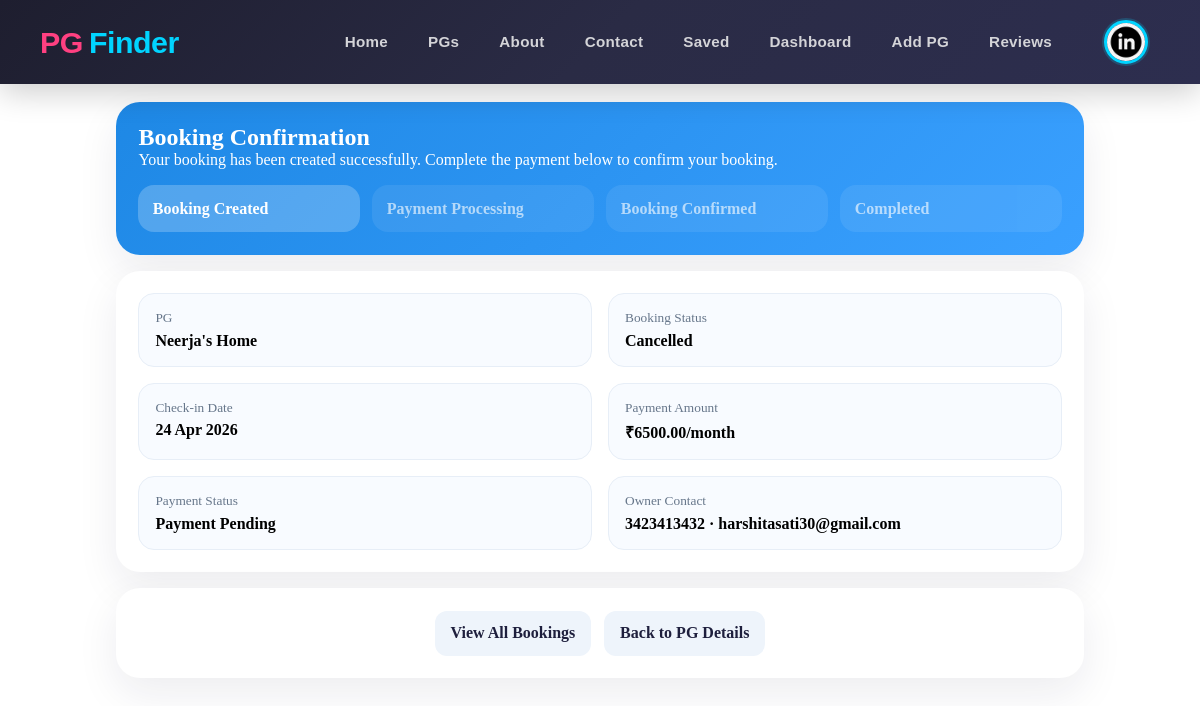
Page /pgs/booking-confirmation/22/ (signed in) on the committed database.
### users/models.py (models this page shows, shortened)
class MyUser(AbstractBaseUser):
    email = models.EmailField(
        verbose_name="Email Address",
        max_length=255,
        unique=True,
    )
    username = models.CharField(max_length=50,unique=True)
    first_name = models.CharField(max_length=50)
    last_name = models.CharField(max_length=50)
    gender = models.CharField(max_length=30,blank=True,null=True, choices=[
        ('male','Male'),
        ('female','Female'),
    ])
    date_of_birth = models.DateField(blank=True, null=True)
    phone =  models.CharField(max_length=15,unique=True )
    profile_image = models.ImageField(upload_to='profile_images/', blank=True, null=True)
    is_owner = models.BooleanField(default=False)
    aadhar_card = models.CharField(max_length=20, unique=True, blank=True, null=True)
    address = models.TextField(blank=True, null=True)
    city = models.CharField(max_length=100, blank=True, null=True)
    state = models.CharField(max_length=100, blank=True, null=True)
    pin_code = models.CharField(max_length=10, blank=True, null=True)
    date_joined = models.DateTimeField(auto_now_add=True,blank=True)
    last_login = models.DateTimeField(auto_now_add=True)
    is_admin = models.BooleanField(default=False)
    is_staff = models.BooleanField(default=False)
    is_active = models.BooleanField(default=False)
    is_superadmin = models.BooleanField(default=False)
    objects = MyUserManager()
    USERNAME_FIELD = "email"
    REQUIRED_FIELDS = ["username","first_name", "last_name", "date_of_birth"]

### pgs/models.py (models this page shows, shortened)
class Booking(models.Model):
    STATUS_CHOICES = [
        ("pending", "Pending Payment"),
        ("pending_payment_review", "Pending Payment Review"),
        ("confirmed", "Confirmed"),
        ("cancelled", "Cancelled"),
        ("completed", "Completed"),
    ]
    tenant = models.ForeignKey(Users, on_delete=models.CASCADE, related_name="bookings")
    pg = models.ForeignKey(PgListing, on_delete=models.CASCADE, related_name="bookings")
    booking_date = models.DateTimeField(auto_now_add=True)
    check_in_date = models.DateField()
    check_out_date = models.DateField(blank=True, null=True)
    amount = models.DecimalField(max_digits=10, decimal_places=2)
    status = models.CharField(max_length=30, choices=STATUS_CHOICES, default="pending")
    qr_code = models.ImageField(upload_to="qr_codes/", blank=True, null=True)
    phonepe_upi = models.CharField(max_length=100, blank=True, null=True)
    payment_id = models.CharField(max_length=100, blank=True, null=True)
    payment_reference = models.CharField(max_length=100, blank=True)
    payment_screenshot = models.ImageField(upload_to="payment_screenshots/", blank=True, null=True)
    payment_confirmed_date = models.DateTimeField(blank=True, null=True)
    reviewed_by = models.ForeignKey(
        Users,
        on_delete=models.SET_NULL,
        blank=True,
        null=True,
        related_name="reviewed_bookings",
    )
    review_notes = models.TextField(blank=True)
    created_at = models.DateTimeField(auto_now_add=True)
    updated_at = models.DateTimeField(auto_now=True)
    class Meta:
        ordering = ["-booking_date"]

class PgListing(models.Model):
    TYPE_CHOICES = [
        ("boys", "Boys"),
        ("girls", "Girls"),
        ("coed", "Coed"),
        ("family", "Family"),
    ]
    SHARING_CHOICES = [
        ("single", "Single"),
        ("double", "Double"),
        ("triple", "Triple"),
        ("quad", "Quad"),
    ]
    FURNISHING_CHOICES = [
        ("fully_furnished", "Fully Furnished"),
        ("semi_furnished", "Semi Furnished"),
        ("unfurnished", "Unfurnished"),
    ]
    owner = models.ForeignKey(Users, on_delete=models.CASCADE, related_name="pg_listings")
    title = models.CharField(max_length=100)
    slug = models.SlugField(max_length=200, unique=True)
    description = models.TextField()
    address = models.CharField(max_length=255)
    city = models.CharField(max_length=100)
    state = models.CharField(max_length=100)
    pin_code = models.CharField(max_length=10)
    latitude = models.DecimalField(max_digits=9, decimal_places=6, null=True, blank=True, help_text="Latitude coordinate")
    longitude = models.DecimalField(max_digits=9, decimal_places=6, null=True, blank=True, help_text="Longitude coordinate")
    price_per_month = models.DecimalField(max_digits=10, decimal_places=2)
    security_deposit = models.DecimalField(max_digits=10, decimal_places=2, default=0)
    available_from = models.DateField()
    is_available = models.BooleanField(default=True)
    type_of_pg = models.CharField(max_length=20, blank=True, null=True, choices=TYPE_CHOICES)
    amenities = models.TextField(help_text="Comma-separated list of amenities", blank=True, null=True)
    preferred_tenants = models.CharField(
        max_length=255,
        blank=True,
        help_text="Comma-separated preferred tenant types",
    )
    furnishing_status = models.CharField(
        max_length=30,
        choices=FURNISHING_CHOICES,
        default="fully_furnished",
    )
    food_available = models.BooleanField(default=False)
    parking_available = models.BooleanField(default=False)
    wifi_available = models.BooleanField(default=False)
    rules_or_restrictions = models.TextField(blank=True)
    sharing_type = models.CharField(max_length=20, choices=SHARING_CHOICES)
    created_at = models.DateTimeField(auto_now_add=True)
    updated_at = models.DateTimeField(auto_now=True)
    class Meta:
        ordering = ["-created_at"]

class Payment(models.Model):
    PAYMENT_STATUS_CHOICES = [
        ("pending", "Payment Pending"),
        ("pending_verification", "Pending Verification"),
        ("completed", "Payment Completed"),
        ("failed", "Payment Failed"),
        ("cancelled", "Cancelled"),
    ]
    PAYMENT_METHOD_CHOICES = [
        ("upi", "UPI"),
        ("card", "Card"),
        ("other", "Other"),
    ]
    booking = models.OneToOneField(Booking, on_delete=models.CASCADE, related_name="payment")
    amount = models.DecimalField(max_digits=10, decimal_places=2)
    transaction_id = models.CharField(max_length=100, blank=True, null=True)
    razorpay_order_id = models.CharField(max_length=100, blank=True, null=True)
    razorpay_payment_id = models.CharField(max_length=100, blank=True, null=True)
    razorpay_signature = models.CharField(max_length=500, blank=True, null=True)
    payment_status = models.CharField(
        max_length=20,
        choices=PAYMENT_STATUS_CHOICES,
        default="pending"
    )
    payment_method = models.CharField(
        max_length=20,
        choices=PAYMENT_METHOD_CHOICES,
        default="upi"
    )
    error_message = models.TextField(blank=True, null=True)
    created_at = models.DateTimeField(auto_now_add=True)
    updated_at = models.DateTimeField(auto_now=True)
    completed_at = models.DateTimeField(blank=True, null=True)
    class Meta:
        ordering = ["-created_at"]

### pgs/views.py (the view)
# urls.py: path("booking-confirmation/<int:booking_id>/", views.booking_confirmation, name="booking_confirmation"),
@login_required(login_url="user_login")
def booking_confirmation(request, booking_id):
    booking = get_object_or_404(Booking.objects.select_related("pg", "tenant"), id=booking_id, tenant=request.user)
    timeline = [
        {"key": "pending", "label": "Booking Created"},
        {"key": "pending_payment_review", "label": "Payment Processing"},
        {"key": "confirmed", "label": "Booking Confirmed"},
        {"key": "completed", "label": "Completed"},
    ]
    current_index = next(
        (index for index, item in enumerate(timeline) if item["key"] == booking.status),
        0,
    )
    for index, item in enumerate(timeline):
        item["done"] = index <= current_index
    context = {
        "booking": booking,
        "pg": booking.pg,
        "timeline": timeline,
    }
    return render(request, "pgs/booking_confirmation.html", context)

### templates/pgs/booking_confirmation.html (shortened to what this page needs)
{% extends "base.html" %}
{% block content %}
<section class="booking-shell">
  <div class="hero">
    <h1>Booking Confirmation</h1>
    <p>Your booking has been created successfully. Complete the payment below to confirm your booking.</p>
    <div class="timeline">
      {% for step in timeline %}
        <div class="timeline-step {% if step.done %}done{% endif %}">
          <strong>{{ step.label }}</strong>
        </div>
      {% endfor %}
    </div>
  </div>
  <div class="panel detail-grid">
    <div class="tile">
      <small>PG</small>
      <strong>{{ booking.pg.title }}</strong>
    </div>
    <div class="tile">
      <small>Booking Status</small>
      <strong>{{ booking.get_status_display }}</strong>
    </div>
    <div class="tile">
      <small>Check-in Date</small>
      <strong>{{ booking.check_in_date|date:"d M Y" }}</strong>
    </div>
    <div class="tile">
      <small>Payment Amount</small>
      <strong>₹{{ booking.amount }}/month</strong>
    </div>
    {% if booking.payment %}
      <div class="tile">
        <small>Payment Status</small>
        <strong>{{ booking.payment.get_payment_status_display }}</strong>
      </div>
    {% endif %}
    <div class="tile">
      <small>Owner Contact</small>
      <strong>{{ booking.pg.owner.phone }} · {{ booking.pg.owner.email }}</strong>
    </div>
  </div>
  <div class="panel cta-row" style="justify-content:center;">
    <a class="secondary" href="{% url 'my_bookings_list' %}">View All Bookings</a>
    <a class="secondary" href="{% url 'pg_detail' booking.pg.slug %}">Back to PG Details</a>
  </div>
</section>
{% endblock %}

### templates/includes/nav.html (shortened to what this page needs)
{% load static %}
<nav class="navbar">
  <a class="logo" href="{% url 'home' %}">
    <div class="logo"> <span>PG</span>Finder</div>
  </a>
  <ul class="nav-links">
    {% if user.is_authenticated %}
      <li><a href="{% url 'home'%}">Home</a></li>
      <li><a href="{% url 'pgs' %}">PGs</a></li>
      <li><a href="{% url 'about' %}">About</a></li>
      <li><a href="{% url 'contact' %}">Contact</a></li>
      <li><a href="{% url 'saved_pg_list' %}">Saved</a></li>
      {% if user.is_owner or user.is_staff %}
        <li><a href="{% url 'owner_dashboard' %}">Dashboard</a></li>
          <li><a href="{% url 'pg_register' %}">Add PG</a></li>
        <li><a href="{% url 'owner_booking_reviews' %}">Reviews</a></li>
      {% endif %}
      <li class="user-profile">
        <div class="profile-container" id="profileToggle">
          {% if user.profile_image %}
            <img src="{{ user.profile_image.url }}" alt="Profile" class="profile-img">
          {% else %}
            <img src="{% static 'images/user.png' %}" alt="Profile" class="profile-img">
          {% endif %}
        </div>
      </li>
    {% else %}
      <li><a href="{% url 'about' %}">About</a></li>
      <li><a href="{%url 'user_login'%}">Login</a></li>
      <li><a href="{%url 'signup'%}">Signup</a></li>
    {% endif %}
  </ul>
</nav>

### static/css/nav.css (style rules this page uses)
* { margin: 0; padding: 0; box-sizing: border-box; }
html { margin: 0; padding: 0; }
body { margin: 0; padding: 0; padding-top: 70px; }
.navbar { background: linear-gradient(135deg, #1e1e2f 0%, #2a2b45 50%, #2d2e4f 100%); color: white; display: flex; justify-content: space-between; align-items: center; padding: 12px 40px; font-family: 'Poppins', sans-serif; position: fixed; top: 0; left: 0; right: 0; width: 100%; z-index: 1000; box-shadow: 0 8px 32px rgba(0, 0, 0, 0.2); backdrop-filter: blur(10px); min-height: 70px; }
.logo { font-size: 1.9rem; font-weight: 800; color: #00d4ff; text-decoration: none; display: flex; align-items: center; gap: 6px; transition: all 0.3s ease; letter-spacing: -0.5px; }
.logo span { color: #ff4081; font-weight: 800; }
.nav-links { list-style: none; display: flex; gap: 40px; align-items: center; }
.nav-links a { text-decoration: none; color: #d4d4d8; font-size: 0.95rem; font-weight: 600; transition: all 0.3s ease; position: relative; letter-spacing: 0.3px; }
.nav-links a::after { content: ''; position: absolute; bottom: -8px; left: 0; width: 0; height: 3px; background: linear-gradient(135deg, #00d4ff, #0099cc); transition: width 0.3s ease; border-radius: 3px; }
.user-profile { list-style: none; margin-left: auto; position: relative; }
.profile-container { display: flex; flex-direction: column; align-items: center; gap: 6px; cursor: pointer; transition: all 0.3s ease; padding: 8px 12px; border-radius: 12px; }
.profile-img { width: 44px; height: 44px; border-radius: 50%; object-fit: cover; border: 3px solid #00d4ff; transition: all 0.3s ease; box-shadow: 0 0 0 2px rgba(0, 212, 255, 0.2); }

### templates/base.html (style rules this page uses)
html, body { max-width: 100vw !important; overflow-x: hidden !important; }

### templates/pgs/booking_confirmation.html (style rules this page uses)
.booking-shell { max-width: 1000px; margin: 2rem auto; padding: 0 1rem 3rem; }
.hero, .panel { background: white; border-radius: 24px; box-shadow: 0 16px 42px rgba(30,31,61,0.08); padding: 1.4rem; margin-bottom: 1rem; }
.hero { background: linear-gradient(135deg, #1e88e5 0%, #3aa0ff 100%); color: white; }
.timeline { display:grid; grid-template-columns: repeat(4, minmax(0,1fr)); gap:.8rem; margin-top:1rem; }
.timeline-step { background: rgba(255,255,255,.12); border-radius: 16px; padding: .9rem; opacity: .65; }
.timeline-step.done { opacity: 1; background: rgba(255,255,255,.22); }
.detail-grid { display:grid; grid-template-columns: repeat(2, minmax(0, 1fr)); gap:1rem; }
.tile { background:#f8fbff; border:1px solid #e7eef7; border-radius:16px; padding:1rem; }
.tile small { display:block; color:#66768a; margin-bottom:.35rem; }
.cta-row { display:flex; flex-wrap:wrap; gap:.8rem; margin-top:1rem; }
.cta-row a { text-decoration:none; border-radius:12px; padding:.85rem 1rem; font-weight:700; }
.secondary { background:#eef4fb; color:#1e1f3d; }

### rows in the picture
MyUser: profile_image (picture)
Booking: pg "Neerja's Home", status "Cancelled", check_in_date "24 Apr 2026", amount "6500.00", payment.payment_status "Payment Pending", pg.owner.phone "3423413432", pg.owner.email "harshitasati30@gmail.com"

### other values in the picture
{{ step.label }} "Booking Created" "Payment Processing" "Booking Confirmed" "Completed"
